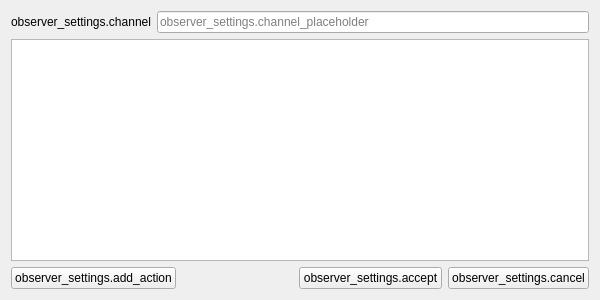
<?xml version="1.0" encoding="UTF-8"?>
<ui version="4.0">
 <class>ObserverSettings</class>
 <widget class="ObserverSettings" name="ObserverSettings">
  <property name="geometry">
   <rect>
    <x>0</x>
    <y>0</y>
    <width>600</width>
    <height>300</height>
   </rect>
  </property>
  <property name="windowTitle">
   <string>Observer Settings</string>
  </property>
  <layout class="QVBoxLayout" name="verticalLayout">
   <item>
    <layout class="QHBoxLayout" name="horizontalLayout">
     <item>
      <widget class="QLabel" name="label">
       <property name="text">
        <string>observer_settings.channel</string>
       </property>
      </widget>
     </item>
     <item>
      <widget class="QLineEdit" name="channel_input">
       <property name="sizePolicy">
        <sizepolicy hsizetype="Expanding" vsizetype="Fixed">
         <horstretch>0</horstretch>
         <verstretch>0</verstretch>
        </sizepolicy>
       </property>
       <property name="maxLength">
        <number>64</number>
       </property>
       <property name="placeholderText">
        <string>observer_settings.channel_placeholder</string>
       </property>
      </widget>
     </item>
    </layout>
   </item>
   <item>
    <widget class="QTableView" name="tableView">
     <property name="selectionMode">
      <enum>QAbstractItemView::SingleSelection</enum>
     </property>
     <property name="verticalScrollMode">
      <enum>QAbstractItemView::ScrollPerPixel</enum>
     </property>
     <property name="horizontalScrollMode">
      <enum>QAbstractItemView::ScrollPerPixel</enum>
     </property>
     <attribute name="horizontalHeaderMinimumSectionSize">
      <number>20</number>
     </attribute>
     <attribute name="horizontalHeaderDefaultSectionSize">
      <number>64</number>
     </attribute>
     <attribute name="verticalHeaderVisible">
      <bool>false</bool>
     </attribute>
    </widget>
   </item>
   <item>
    <layout class="QHBoxLayout" name="horizontalLayout_2">
     <item>
      <widget class="QPushButton" name="add_btn">
       <property name="text">
        <string>observer_settings.add_action</string>
       </property>
      </widget>
     </item>
     <item>
      <spacer name="horizontalSpacer">
       <property name="orientation">
        <enum>Qt::Horizontal</enum>
       </property>
       <property name="sizeHint" stdset="0">
        <size>
         <width>40</width>
         <height>20</height>
        </size>
       </property>
      </spacer>
     </item>
     <item>
      <widget class="QPushButton" name="accept_btn">
       <property name="text">
        <string>observer_settings.accept</string>
       </property>
      </widget>
     </item>
     <item>
      <widget class="QPushButton" name="cancel_btn">
       <property name="text">
        <string>observer_settings.cancel</string>
       </property>
      </widget>
     </item>
    </layout>
   </item>
  </layout>
 </widget>
 <customwidgets>
  <customwidget>
   <class>ObserverSettings</class>
   <extends>QWidget</extends>
   <header>observer-settings.hpp</header>
   <container>1</container>
  </customwidget>
 </customwidgets>
 <resources/>
 <connections>
  <connection>
   <sender>add_btn</sender>
   <signal>clicked()</signal>
   <receiver>ObserverSettings</receiver>
   <slot>addActionItem()</slot>
   <hints>
    <hint type="sourcelabel">
     <x>20</x>
     <y>20</y>
    </hint>
    <hint type="destinationlabel">
     <x>20</x>
     <y>20</y>
    </hint>
   </hints>
  </connection>
  <connection>
   <sender>cancel_btn</sender>
   <signal>clicked()</signal>
   <receiver>ObserverSettings</receiver>
   <slot>close()</slot>
   <hints>
    <hint type="sourcelabel">
     <x>845</x>
     <y>278</y>
    </hint>
    <hint type="destinationlabel">
     <x>459</x>
     <y>149</y>
    </hint>
   </hints>
  </connection>
  <connection>
   <sender>accept_btn</sender>
   <signal>clicked()</signal>
   <receiver>ObserverSettings</receiver>
   <slot>accept()</slot>
   <hints>
    <hint type="sourcelabel">
     <x>709</x>
     <y>278</y>
    </hint>
    <hint type="destinationlabel">
     <x>459</x>
     <y>149</y>
    </hint>
   </hints>
  </connection>
 </connections>
 <slots>
  <signal>closed(bool)</signal>
  <slot>addActionItem()</slot>
  <slot>accept()</slot>
 </slots>
</ui>
